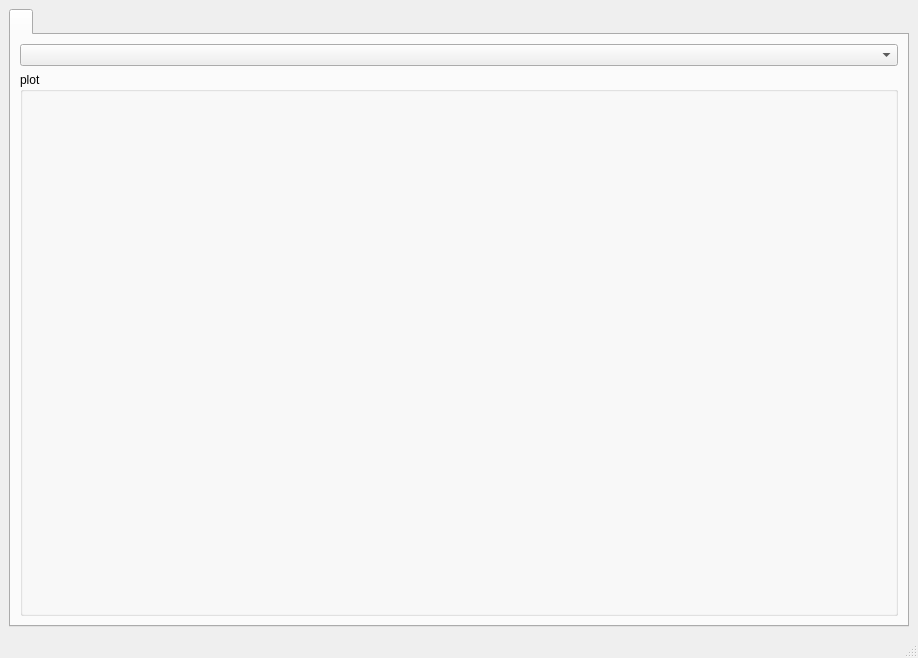
<?xml version="1.0" encoding="UTF-8"?>
<ui version="4.0">
 <class>MainWindow</class>
 <widget class="QMainWindow" name="MainWindow">
  <property name="geometry">
   <rect>
    <x>0</x>
    <y>0</y>
    <width>918</width>
    <height>658</height>
   </rect>
  </property>
  <property name="windowTitle">
   <string>Microscope</string>
  </property>
  <property name="unifiedTitleAndToolBarOnMac">
   <bool>false</bool>
  </property>
  <widget class="QWidget" name="centralwidget">
   <layout class="QHBoxLayout" name="horizontalLayout_2" stretch="0">
    <item>
     <widget class="QTabWidget" name="tabWidget">
      <property name="sizePolicy">
       <sizepolicy hsizetype="Expanding" vsizetype="Expanding">
        <horstretch>0</horstretch>
        <verstretch>0</verstretch>
       </sizepolicy>
      </property>
      <widget class="QWidget" name="tabWidgetPage1">
       <attribute name="title">
        <string/>
       </attribute>
       <layout class="QVBoxLayout" name="plot2d_layout" stretch="0,0">
        <item>
         <widget class="QComboBox" name="channel_comboBox"/>
        </item>
        <item>
         <layout class="QVBoxLayout" name="plot_container">
          <item>
           <widget class="QGroupBox" name="plot_widget">
            <property name="title">
             <string>plot</string>
            </property>
           </widget>
          </item>
         </layout>
        </item>
       </layout>
      </widget>
     </widget>
    </item>
   </layout>
  </widget>
  <widget class="QMenuBar" name="menubar">
   <property name="geometry">
    <rect>
     <x>0</x>
     <y>0</y>
     <width>918</width>
     <height>21</height>
    </rect>
   </property>
  </widget>
  <widget class="QStatusBar" name="statusbar"/>
 </widget>
 <tabstops>
  <tabstop>tabWidget</tabstop>
 </tabstops>
 <resources/>
 <connections/>
</ui>
